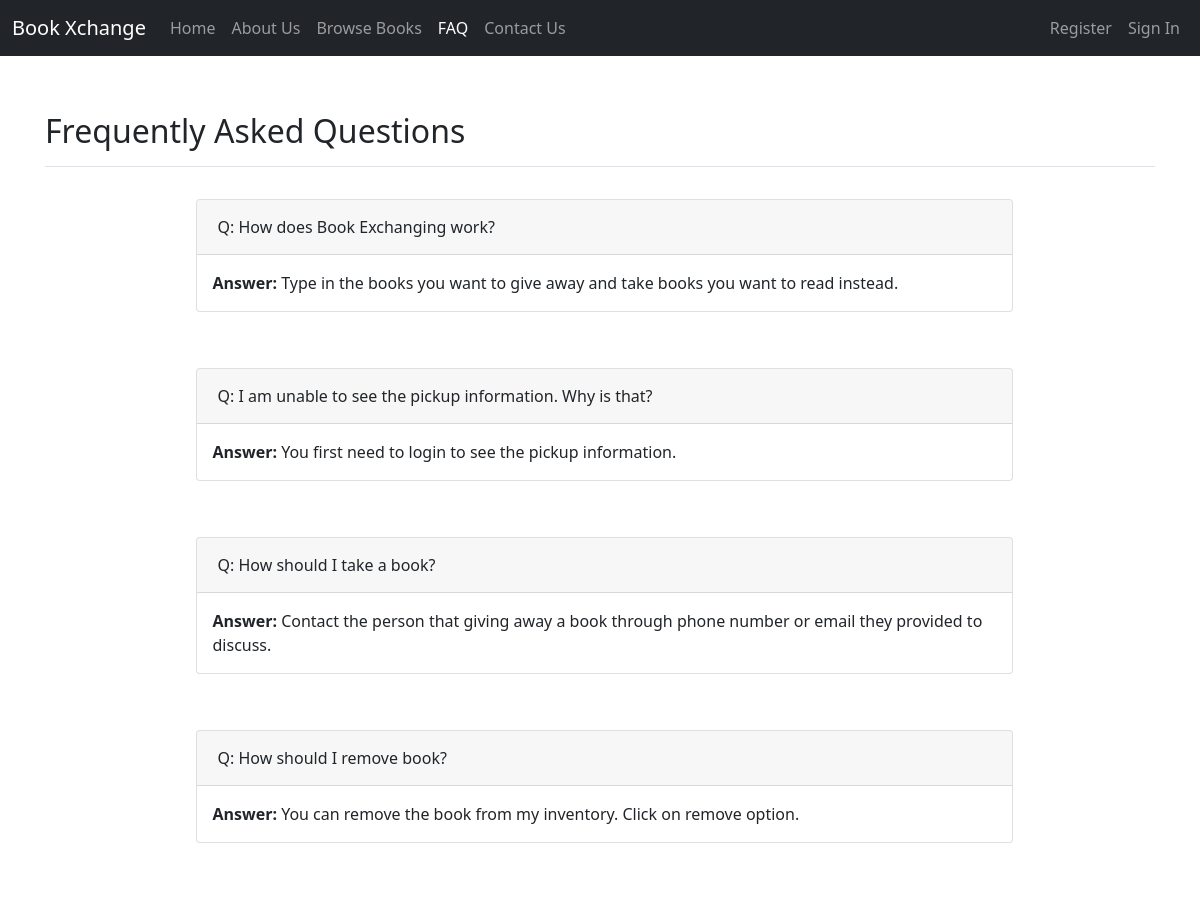
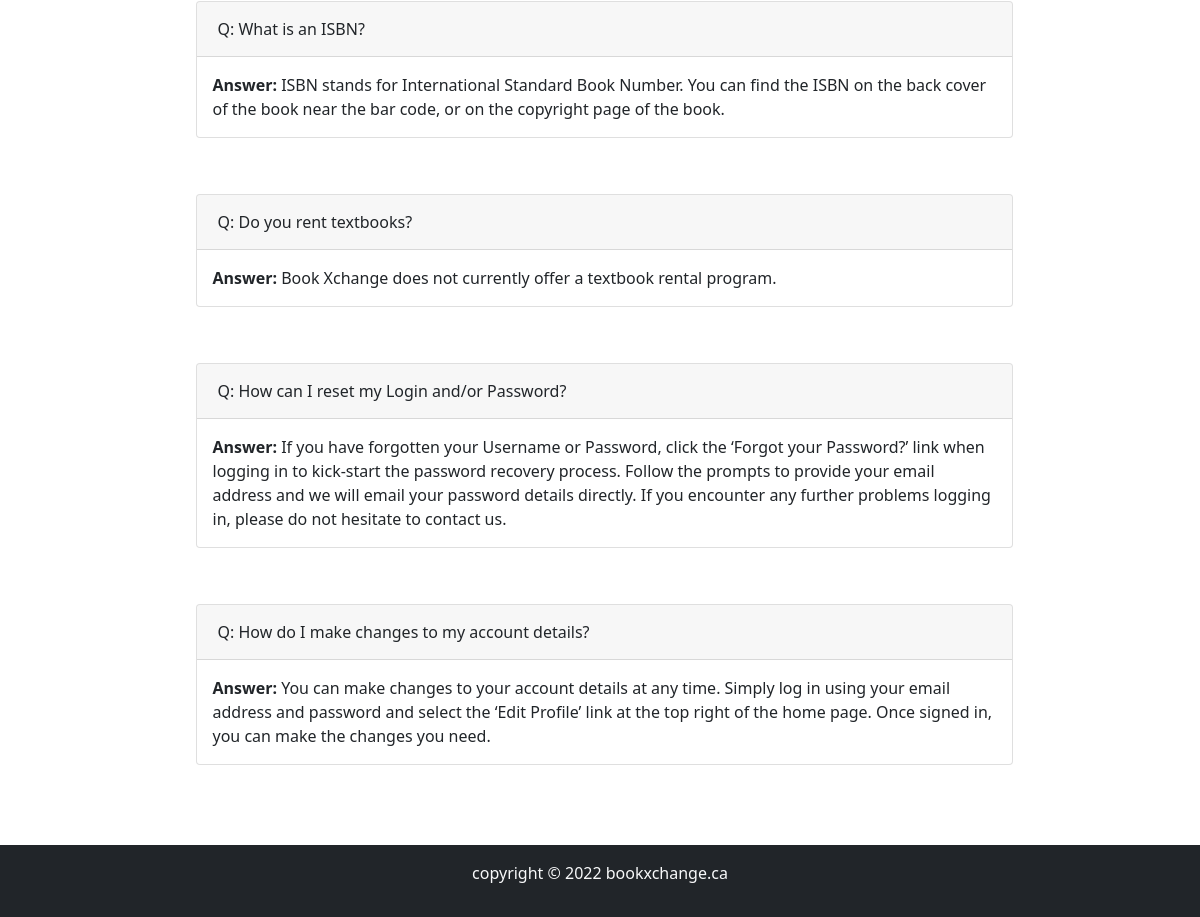
The app's page /faq.php with its own data (2 pictures, top to bottom).
### tables this page shows
CREATE TABLE `faq` (
  `FAQ_id` int(11) NOT NULL,
  `Question` text NOT NULL,
  `Answer` text NOT NULL
);

### function.php (called while the page is built, shortened)
<?php
function logged_in(){
  if(isset($_SESSION['email'])){
    return true;
  }
  else{
    return false;
  }
}
 ?>

### faq.php (the view, shortened to what this page needs)
<?php
include("connect.php");
include("function.php");
$result = mysqli_query($connection, "select * from faq");
?>
<!DOCTYPE html>
<html lang="en">
<head>
    <link rel="stylesheet" href="Assets/bootstrap.css">
    <link rel="stylesheet" href="Assets/style.css">
</head>
<body>
    <nav class="navbar navbar-expand-md navbar-dark bg-dark mb-4">
      <div class="container-fluid">
        <a class="navbar-brand" href="index.php">Book Xchange</a>
        <div class="collapse navbar-collapse" id="navbarCollapse">
          <ul class="navbar-nav me-auto mb-2 mb-md-0">
            <li class="nav-item">
              <a class="nav-link " aria-current="page" href="index.php">Home</a>
            </li>
            <li class="nav-item">
              <a class="nav-link " href="aboutus.php">About Us</a>
            </li>
            <li class="nav-item">
              <a class="nav-link" href="browse.php">Browse Books</a>
            </li>
            <li class="nav-item">
              <a class="nav-link active" aria-current="page"  href="faq.php">FAQ</a>
            </li>
            <li class="nav-item">
              <a class="nav-link " href="contactus.php">Contact Us</a>
            </li>
          </ul>
          <ul class="nav-item navbar-nav navbar-right">
          <?php if(logged_in()){
            $Logged_in_user_name=Logged_in_user_data($connection); ?>
            <li class="nav-item dropdown">
                <a class="nav-link dropdown-toggle" href="#" id="dropdown04" data-bs-toggle="dropdown" aria-expanded="false"><?php echo $Logged_in_user_name['UserName']; ?></a>
                <ul class="dropdown-menu" aria-labelledby="dropdown04">
                    <li><a class="dropdown-item" href="myprofile.php">My Profile</a></li>
                    <li><a class="dropdown-item" href="myinventory.php">My Inventory</a></li>
                    <li><a class="dropdown-item" href="Signout.php">Sign Out</a></li>
                </ul>
            </li>
          <?php } else{ ?>
            <li><a class="nav-link" href="signup.php">Register</a></li>
            <li><a class="nav-link" href="signin.php">Sign In</a></li>
          <?php } ?>
          </ul>
        </div>
      </div>
    </nav>
    <main class="flex-shrink-0">
        <div class="container py-3">
            <div class="d-flex justify-content-between flex-wrap flex-md-nowrap align-items-center pt-3 pb-2 mb-3 border-bottom">
                <h1 class="h2">Frequently Asked Questions</h1>
            </div>
            <div class="row" style="text-align: left;">
                <div class="col-10 mx-auto">
                    <div class="accordion" id="faqExample">
                        <?php
                        while($row = mysqli_fetch_array($result)) {
                            echo "<div class=\"card\">";
                            echo "<div class=\"card-header p-2\" id=\"headingOne\">";
                            echo "<h5 class=\"mb-0\">";
                            echo "<button class=\"btn\" type=\"button\" data-toggle=\"collapse\" data-target=\"#collapseOne\" aria-expanded=\"true\" aria-controls=\"collapseOne\">";
                            echo "Q: ".$row[1];
                            echo "</button>";
                            echo "</h5>";
                            echo "</div>";
                            echo "<div id=\"collapseTwo\" class=\"collapse show\" aria-labelledby=\"headingTwo\" data-parent=\"#faqExample\">";
                            echo "<div class=\"card-body\">";
                            echo "<b>Answer: </b>".$row[2];
                            echo "</div>";
                            echo "</div>";
                            echo "</div>";
                            echo "<br/>";
                        }
                        ?>
                    </div>
                </div>
            </div>
        </div>
        <br>
    </main>
    <footer class="footer bg-dark mt-auto py-3 bg-light">
      <div class="container">
          <p class="text-light">copyright © 2022 bookxchange.ca</p>
      </div>
  </footer>
</body>
</html>

### Assets/style.css (style rules this page uses)
html, body { height: 100%; }
body { min-height: 100%; }
.card { margin: 1em 3em 1em 3.5em; padding: 0; }
.container { width: auto; padding: 0 15px; text-align: center; }

### records on screen
faq: Question "How does Book Exchanging work?", Answer "Type in the books you want to give away and take books you want to read instead."
faq: Question "I am unable to see the pickup information. Why is that?", Answer "You first need to login to see the pickup information."
faq: Question "How should I take a book?", Answer "Contact the person that giving away a book through phone number or email they provided to discuss."
faq: Question "How should I remove book?", Answer "You can remove the book from my inventory. Click on remove option."
faq: Question "What is an ISBN?", Answer "ISBN stands for International Standard Book Number. You can find the ISBN on the back cover of the book near the bar code, or on the copyright page of the book."
faq: Question "Do you rent textbooks?", Answer "Book Xchange does not currently offer a textbook rental program."
faq: Question "How can I reset my Login and/or Password?", Answer "If you have forgotten your Username or Password, click the ‘Forgot your Password?’ link when logging in to kick-start the password recovery process. Follow the prompts to provide your email address and we will email your password details directly. If you encounter any further problems logging in, please do not hesitate to contact us."
faq: Question "How do I make changes to my account details?", Answer "You can make changes to your account details at any time. Simply log in using your email address and password and select the ‘Edit Profile’ link at the top right of the home page. Once signed in, you can make the changes you need."
